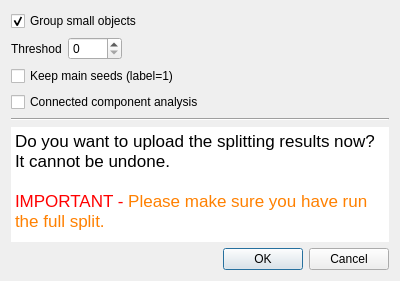
<?xml version="1.0" encoding="UTF-8"?>
<ui version="4.0">
 <class>ZFlyEmSplitCommitDialog</class>
 <widget class="QDialog" name="ZFlyEmSplitCommitDialog">
  <property name="geometry">
   <rect>
    <x>0</x>
    <y>0</y>
    <width>400</width>
    <height>281</height>
   </rect>
  </property>
  <property name="windowTitle">
   <string>Saving Splits</string>
  </property>
  <layout class="QVBoxLayout" name="verticalLayout">
   <item>
    <widget class="QCheckBox" name="groupCheckBox">
     <property name="text">
      <string>Group small objects</string>
     </property>
     <property name="checked">
      <bool>true</bool>
     </property>
    </widget>
   </item>
   <item>
    <layout class="QHBoxLayout" name="horizontalLayout">
     <item>
      <widget class="QLabel" name="label">
       <property name="text">
        <string>Threshod</string>
       </property>
      </widget>
     </item>
     <item>
      <widget class="QSpinBox" name="minObjSizeSpinBox">
       <property name="maximum">
        <number>9999</number>
       </property>
      </widget>
     </item>
     <item>
      <spacer name="horizontalSpacer">
       <property name="orientation">
        <enum>Qt::Horizontal</enum>
       </property>
       <property name="sizeHint" stdset="0">
        <size>
         <width>40</width>
         <height>20</height>
        </size>
       </property>
      </spacer>
     </item>
    </layout>
   </item>
   <item>
    <widget class="QCheckBox" name="keepingSeedCheckBox">
     <property name="text">
      <string>Keep main seeds (label=1)</string>
     </property>
    </widget>
   </item>
   <item>
    <widget class="QCheckBox" name="ccaCheckBox">
     <property name="text">
      <string>Connected component analysis</string>
     </property>
    </widget>
   </item>
   <item>
    <widget class="Line" name="line">
     <property name="orientation">
      <enum>Qt::Horizontal</enum>
     </property>
    </widget>
   </item>
   <item>
    <widget class="QTextEdit" name="noticeTextEdit">
     <property name="enabled">
      <bool>true</bool>
     </property>
     <property name="autoFillBackground">
      <bool>true</bool>
     </property>
     <property name="frameShape">
      <enum>QFrame::NoFrame</enum>
     </property>
     <property name="frameShadow">
      <enum>QFrame::Plain</enum>
     </property>
     <property name="readOnly">
      <bool>true</bool>
     </property>
     <property name="html">
      <string>&lt;!DOCTYPE HTML PUBLIC &quot;-//W3C//DTD HTML 4.0//EN&quot; &quot;http://www.w3.org/TR/REC-html40/strict.dtd&quot;&gt;
&lt;html&gt;&lt;head&gt;&lt;meta name=&quot;qrichtext&quot; content=&quot;1&quot; /&gt;&lt;style type=&quot;text/css&quot;&gt;
p, li { white-space: pre-wrap; }
&lt;/style&gt;&lt;/head&gt;&lt;body style=&quot; font-family:'Lucida Grande'; font-size:13pt; font-weight:400; font-style:normal;&quot;&gt;
&lt;p style=&quot; margin-top:0px; margin-bottom:0px; margin-left:0px; margin-right:0px; -qt-block-indent:0; text-indent:0px;&quot;&gt;Do you want to upload the splitting results now? It cannot be undone.&lt;/p&gt;
&lt;p style=&quot;-qt-paragraph-type:empty; margin-top:0px; margin-bottom:0px; margin-left:0px; margin-right:0px; -qt-block-indent:0; text-indent:0px;&quot;&gt;&lt;br /&gt;&lt;/p&gt;
&lt;p style=&quot; margin-top:0px; margin-bottom:0px; margin-left:0px; margin-right:0px; -qt-block-indent:0; text-indent:0px;&quot;&gt;&lt;span style=&quot; color:#ff0000;&quot;&gt;IMPORTANT -&lt;/span&gt; &lt;span style=&quot; color:#ff8000;&quot;&gt;Please make sure you have run the full split.&lt;/span&gt;&lt;/p&gt;&lt;/body&gt;&lt;/html&gt;</string>
     </property>
    </widget>
   </item>
   <item>
    <widget class="QDialogButtonBox" name="buttonBox">
     <property name="orientation">
      <enum>Qt::Horizontal</enum>
     </property>
     <property name="standardButtons">
      <set>QDialogButtonBox::Cancel|QDialogButtonBox::Ok</set>
     </property>
    </widget>
   </item>
  </layout>
 </widget>
 <resources/>
 <connections>
  <connection>
   <sender>buttonBox</sender>
   <signal>accepted()</signal>
   <receiver>ZFlyEmSplitCommitDialog</receiver>
   <slot>accept()</slot>
   <hints>
    <hint type="sourcelabel">
     <x>224</x>
     <y>204</y>
    </hint>
    <hint type="destinationlabel">
     <x>157</x>
     <y>225</y>
    </hint>
   </hints>
  </connection>
  <connection>
   <sender>buttonBox</sender>
   <signal>rejected()</signal>
   <receiver>ZFlyEmSplitCommitDialog</receiver>
   <slot>reject()</slot>
   <hints>
    <hint type="sourcelabel">
     <x>292</x>
     <y>210</y>
    </hint>
    <hint type="destinationlabel">
     <x>286</x>
     <y>225</y>
    </hint>
   </hints>
  </connection>
  <connection>
   <sender>groupCheckBox</sender>
   <signal>toggled(bool)</signal>
   <receiver>minObjSizeSpinBox</receiver>
   <slot>setEnabled(bool)</slot>
   <hints>
    <hint type="sourcelabel">
     <x>111</x>
     <y>21</y>
    </hint>
    <hint type="destinationlabel">
     <x>109</x>
     <y>47</y>
    </hint>
   </hints>
  </connection>
 </connections>
</ui>
